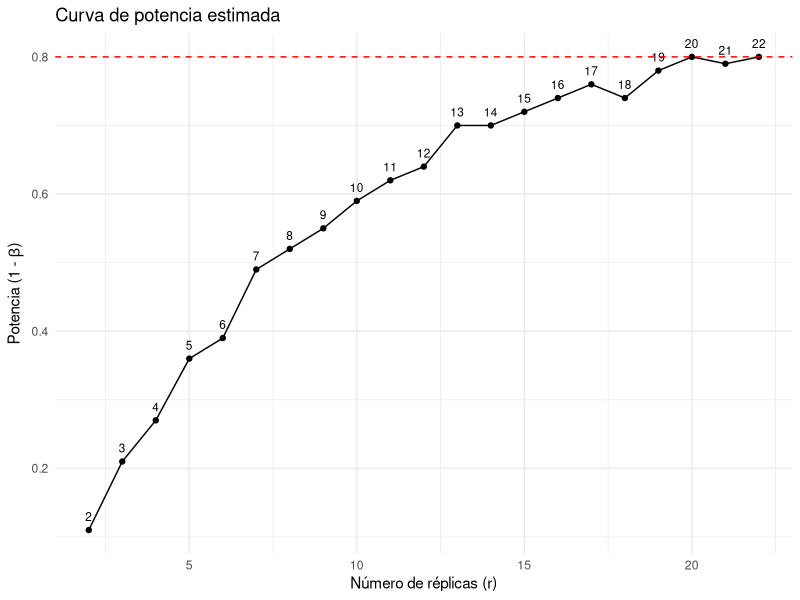

Here is the R script that generated this plot:
#' @import stats
#' @import ggplot2
#' @importFrom stats qf qtukey ptukey qchisq qt
#' @importFrom utils install.packages

NULL

#' Simulación de potencia para ANOVA con efectos aleatorios (F no central)
#'
#' Ejecuta una simulación de Monte Carlo para estimar la potencia de la prueba
#' \eqn{F} en un diseño de una vía con efectos aleatorios balanceado y \emph{r} réplicas por tratamiento.
#' Cada observación se genera como:
#' \deqn{Y_{ij} = \tau_i + \varepsilon_{ij},}
#' donde \eqn{\tau_i \sim \mathcal{N}(0,\sigma_\tau^2)} representa el efecto aleatorio del tratamiento,
#' y \eqn{\varepsilon_{ij} \sim \mathcal{N}(0,\sigma^2)} es el error experimental.
#'
#' @param t Número de tratamientos \eqn{t}.
#' @param r Número de réplicas por tratamiento \eqn{r}.
#' @param d Diferencia mínima estandarizada de interés \eqn{d}, usada para el cálculo del parámetro de no centralidad.
#' @param sigma2 Varianza del error \eqn{\sigma^2}. (por defecto: 1)
#' @param rho Razón de varianzas \eqn{\rho = \sigma_\tau^2 / \sigma^2}. (por defecto: 0.5)
#' @param alpha Nivel de significancia. (por defecto: 0.05)
#' @param nsim Número de simulaciones. (por defecto: 1000)
#'
#' @return Valor numérico entre 0 y 1 que representa la potencia empírica.
#'
#' @details
#' El parámetro de no centralidad se calcula como:
#' \deqn{\phi^2 = \frac{r d^2}{2 \sigma^2 t}}.
#' Se compara el estadístico F observado con el cuantil correspondiente de la distribución
#' \eqn{F_{t-1,t(r-1)}(\phi)}. La función devuelve la proporción de rechazos de la hipótesis nula.
#'
#' @examples
#' # Simular potencia con 5 tratamientos, 10 réplicas y rho = 0.4
#' simular_potencia_FNC(t = 5, r = 10, d = 1, sigma2 = 1, rho = 0.4, nsim = 1000)
#'
#' @export

simular_potencia_FNC <- function(t, 
                                 r,
                                 d,
                                 sigma2,
                                 rho = 0.5,
                                 alpha = 0.05,
                                 nsim = 1000) {
  sigma2_tau <- rho * sigma2
  phi <- sqrt((r*d^2)/(2*t*sigma2))
  f_crit <- qf(1 - alpha, df1 = t - 1, df2 = t * (r - 1), ncp = phi)
  rechazos <- numeric(nsim)
  
  for (i in 1:nsim) {
    tau <- rnorm(t, mean = 0, sd = sqrt(sigma2_tau))
    datos <- vector()
    for (j in 1:t) {
      errores <- rnorm(r, mean = 0, sd = sqrt(sigma2))
      y <- tau[j] + errores
      datos <- c(datos, y)
    }
    grupo <- factor(rep(1:t, each = r))
    modelo <- aov(datos ~ grupo)
    F_obs <- summary(modelo)[[1]]["grupo", "F value"]
    rechazos[i] <- as.numeric(F_obs > f_crit)
  }
  
  mean(rechazos)
}


#' Determinar el número mínimo de réplicas para alcanzar una potencia deseada
#'
#' Ejecuta una búsqueda secuencial del número de réplicas \eqn{r} requerido para alcanzar una potencia deseada
#' en un diseño con efectos aleatorios. Utiliza simulaciones de Monte Carlo y grafica la curva de potencia.
#'
#' @param t Número de tratamientos \eqn{t}.
#' @param rho Razón de varianzas \eqn{\rho = \sigma_\tau^2 / \sigma^2}.
#' @param dif Diferencia mínima estandarizada de interés \eqn{d}.
#' @param potencia_objetivo Potencia deseada (1 - \eqn{\beta}). (por defecto: 0.8)
#' @param sigma2_ Varianza del error \eqn{\sigma^2}. (por defecto: 1)
#' @param alpha Nivel de significancia. (por defecto: 0.05)
#' @param nsim Número de simulaciones por valor de \eqn{r}. (por defecto: 1000)
#' @param r_max Límite superior para la búsqueda del número de réplicas. (por defecto: 50)
#'
#' @return Una lista con:
#' \describe{
#'   \item{r_optimo}{Primer valor de \eqn{r} que alcanza la potencia deseada.}
#'   \item{potencia}{Potencia estimada alcanzada para \eqn{r_optimo}.}
#'   \item{grafico}{Gráfico de la curva de potencia simulada.}
#'   \item{tabla}{Data frame con los valores de \eqn{r} y sus respectivas potencias.}
#' }
#' Si no se alcanza la potencia deseada, se devuelve \code{NULL} y un \code{warning}.
#'
#' @examples
#' # Encontrar r mínimo para potencia deseada 0.8
#' resultado <- encontrar_r_minimo_Potencia(t = 4, rho = 0.5, dif = 3, potencia_objetivo = 0.8, sigma2_ = 10.35)
#' resultado$r_optimo
#' resultado$grafico
#'
#' @export

encontrar_r_minimo_Potencia <- function(t, 
                                rho, 
                                dif,
                                potencia_objetivo = 0.8,
                                sigma2_, 
                                alpha = 0.05, 
                                nsim = 1000,
                                r_max = 50) {
  if (!requireNamespace("ggplot2", quietly = TRUE)) {
    install.packages("ggplot2")
  }
  library(ggplot2)
  
  resultados <- data.frame(r = integer(0), potencia = numeric(0))
  
  for (r in 2:r_max) {
    potencia <- simular_potencia_FNC(t = t, r = r, d = dif, sigma2 = sigma2_,
                                 rho = rho, alpha = alpha, nsim = nsim)
    # cat("Potencia estimada para r =", r, ":", round(potencia, 4), "\n")
    resultados <- rbind(resultados, data.frame(r = r, potencia = round(potencia, 2)))
    
    if (potencia >= potencia_objetivo) {
      grafico <- ggplot2::ggplot(resultados, ggplot2::aes(x = r, y = potencia)) +
        ggplot2::geom_line() +
        ggplot2::geom_point() +
        ggplot2::geom_text(ggplot2::aes(label = r), vjust = -1, size = 3) +
        ggplot2::geom_hline(yintercept = potencia_objetivo, linetype = "dashed", color = "red") +
        ggplot2::labs(
          title = "Curva de potencia estimada",
          x = "Número de réplicas (r)",
          y = expression("Potencia (1 - " * beta * ")")
        ) +
        ggplot2::theme_minimal()
      
      
      # cat("Se alcanza potencia >= ", potencia_objetivo, " con r =", r, "\n")
      return(list(
        r_optimo = r,
        potencia = potencia,
        grafico = grafico,
        tabla = resultados
      ))
    }
  }
  
  warning("No se alcanzó la potencia deseada con r_max = ", r_max)
  NULL
}


resultado <- encontrar_r_minimo_Potencia(t = 4, 
                                         rho = 0.5, 
                                         dif = 3, 
                                         potencia_objetivo = 0.8, 
                                         sigma2_ = 10.35)

resultado$grafico
